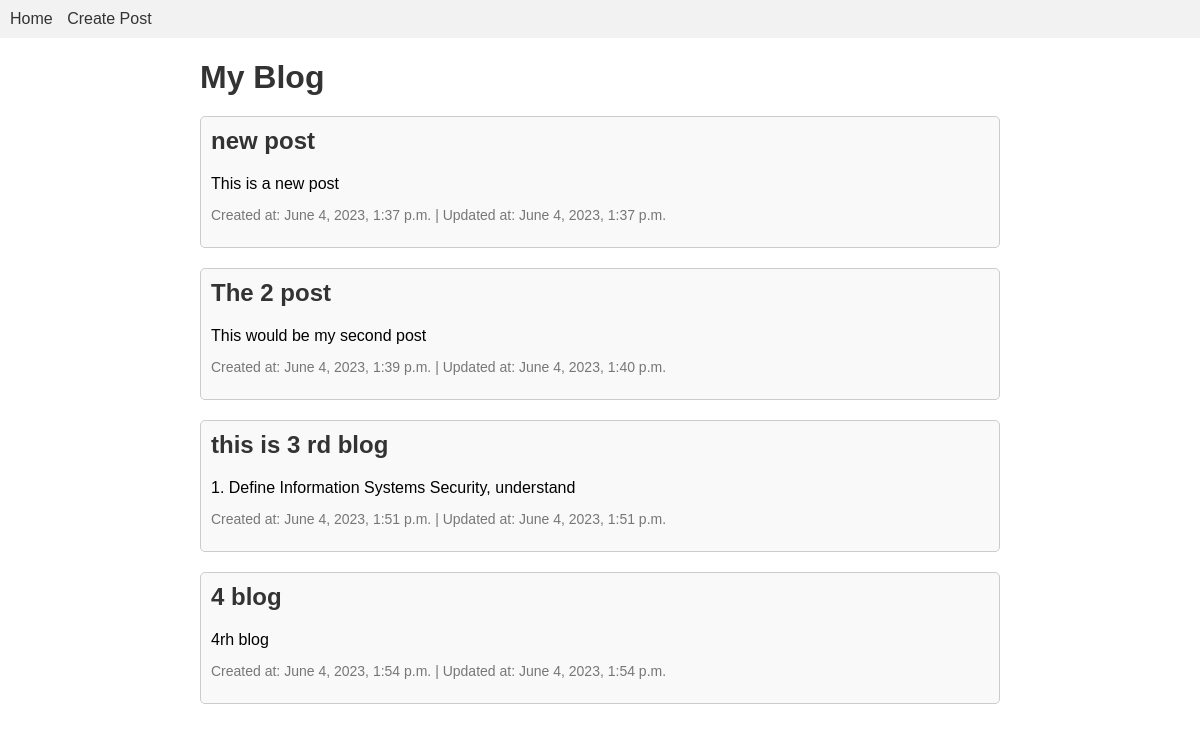
The page / on the database its author committed.
### blog_app/models.py (models this page shows, shortened)
class Post(models.Model):
    title = models.CharField(max_length=200)
    content = models.TextField()
    created_at = models.DateTimeField(auto_now_add=True)
    updated_at = models.DateTimeField(auto_now=True)

### blog_app/views.py (the view)
# urls.py: path('', views.post_list, name='post_list'),
def post_list(request):
    posts = Post.objects.all()
    return render(request, 'blog_app/post_list.html', {'posts': posts})

### blog_app/templates/blog_app/post_list.html (shortened to what this page needs)
{% extends 'base.html' %}
{% load static %}
{% block content %}
    <h1>My Blog</h1>
    {% for post in posts %}
        <div class="post-box">
            <h2 class="post-title"><a href="{% url 'post_detail' post.pk %}">{{ post.title }}</a></h2>
            <p class="post-content">{{ post.content | slice:': 50' }}</p>
            <p class="post-metadata">Created at: {{ post.created_at }} | Updated at: {{ post.updated_at }}</p>
        </div>
    {% empty %}
        <p>No posts yet.</p>
    {% endfor %}
{% endblock %}

### blog_app/templates/base.html (shortened to what this page needs)
{% load static %}
<!DOCTYPE html>
<html>
<head>
    <link rel="stylesheet" type="text/css" href="{% static 'css/styles.css' %}">
</head>
<body>
    <nav>
        <a href="{% url 'post_list' %}">Home</a>
        <a href="{% url 'post_create' %}">Create Post</a>
    </nav>
    <main>
        {% block content %}
        {% endblock %}
    </main>
</body>
</html>

### blog_app/static/css/styles.css (style rules this page uses)
body { font-family: Arial, sans-serif; margin: 0; padding: 0; }
nav { background-color: #f2f2f2; padding: 10px; }
nav a { margin-right: 10px; text-decoration: none; color: #333; }
main { max-width: 800px; margin: 20px auto; padding: 0 20px; }
h1 { color: #333; margin-bottom: 20px; }
.post-box { border: 1px solid #ccc; padding: 10px; background-color: #f9f9f9; border-radius: 5px; margin-bottom: 20px; }
.post-title { margin-top: 0; }
.post-content { margin-bottom: 10px; }
.post-metadata { font-size: 14px; color: #777; }
a { color: #333; text-decoration: none; }

### rows shown on the page
Post: title "new post", content "This is a new post", created_at "June 4, 2023, 1:37 p.m.", updated_at "June 4, 2023, 1:37 p.m."
Post: title "The 2 post", content "This would be my second post", created_at "June 4, 2023, 1:39 p.m.", updated_at "June 4, 2023, 1:40 p.m."
Post: title "this is 3 rd blog", content "1. Define Information Systems Security, understand", created_at "June 4, 2023, 1:51 p.m.", updated_at "June 4, 2023, 1:51 p.m."
Post: title "4 blog", content "4rh blog", created_at "June 4, 2023, 1:54 p.m.", updated_at "June 4, 2023, 1:54 p.m."
